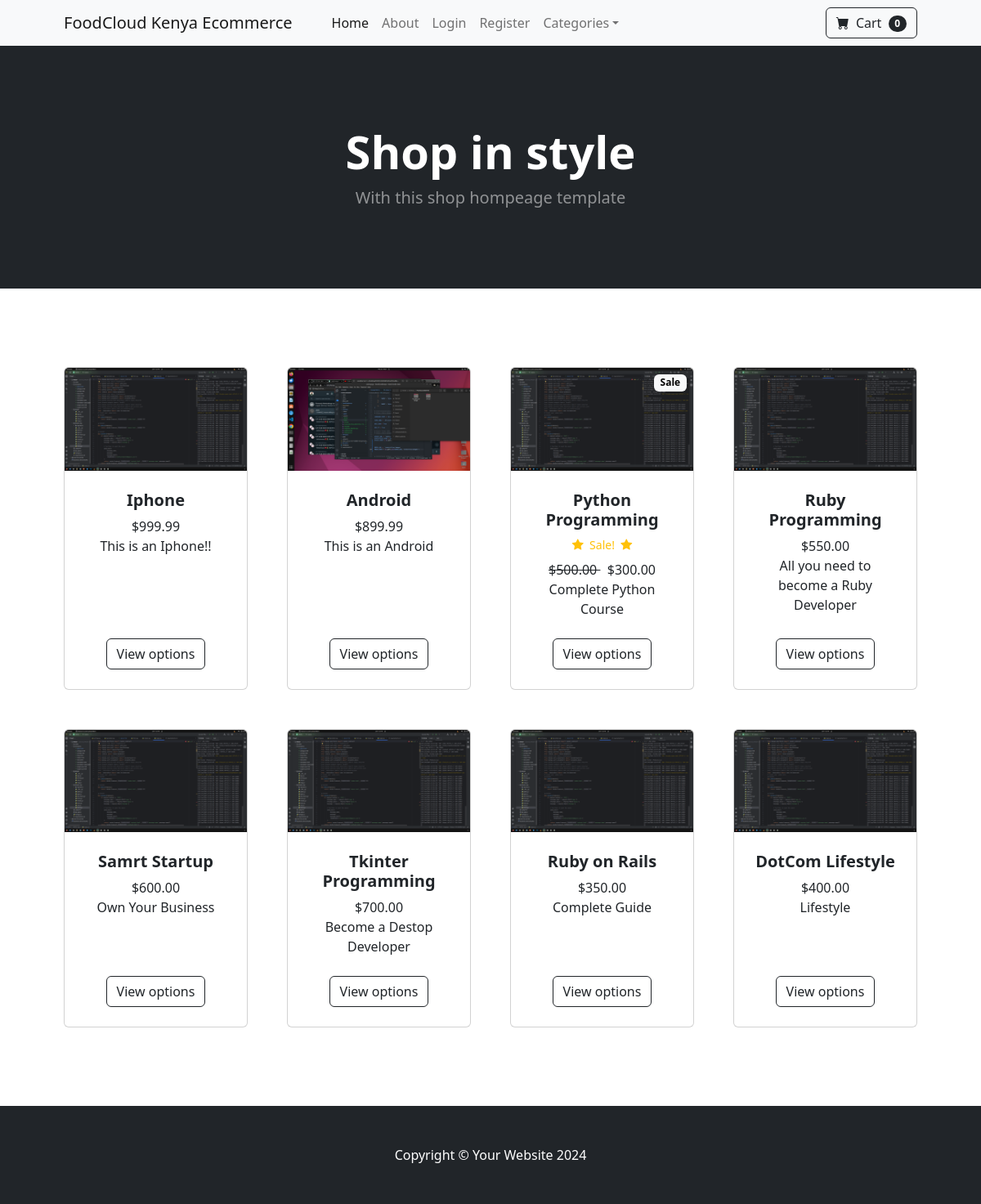
The app's page /, older data.
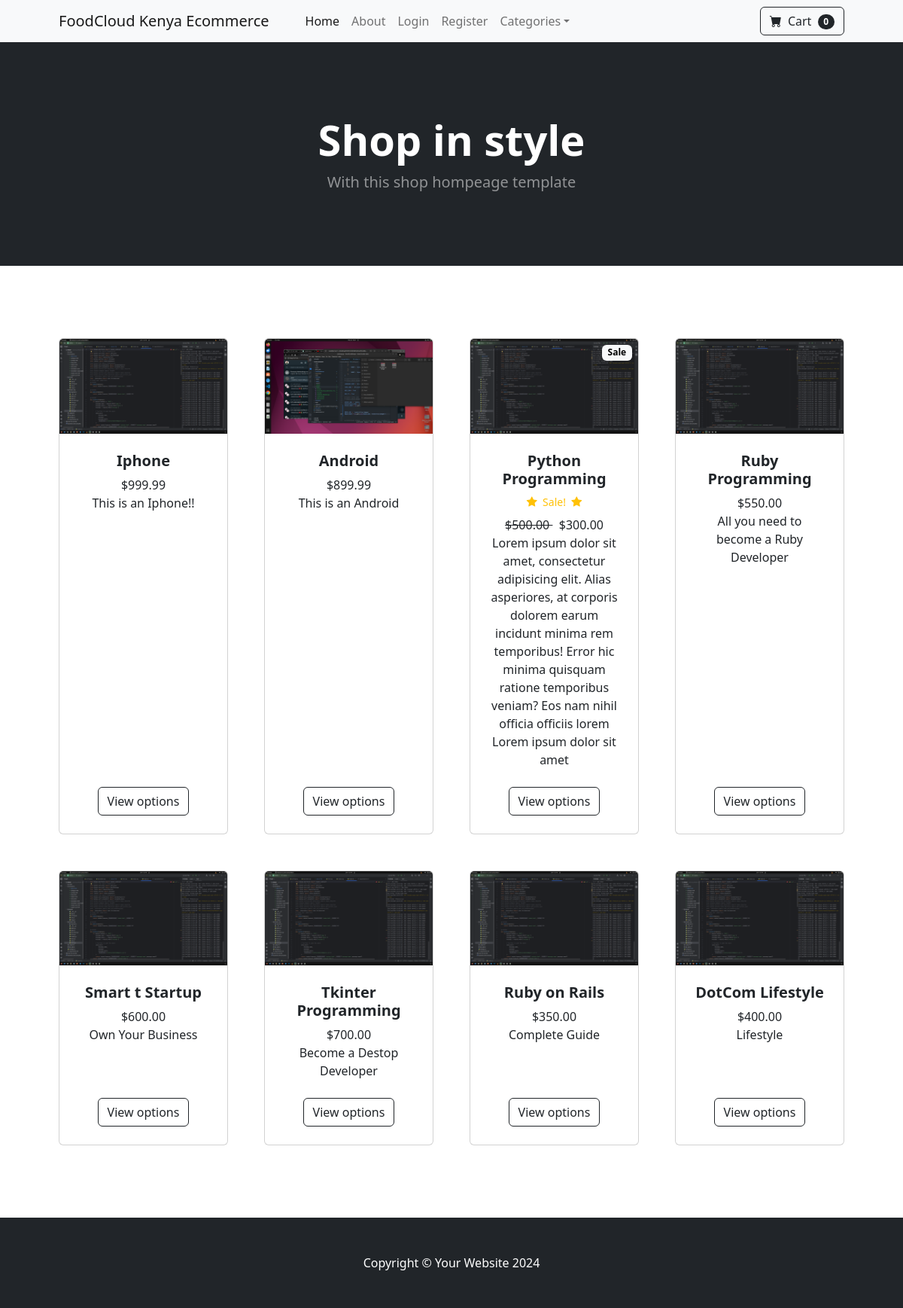
The same page, newer data.
### store/models.py (models this page shows, shortened)
class Product(models.Model):
    name = models.CharField(max_length=100)
    price = models.DecimalField(default=0,decimal_places=2,max_digits=6)
    category = models.ForeignKey(Category,on_delete=models.CASCADE,default=1, max_length=50)
    description = models.CharField(max_length=250,default='',blank=True,null=True)
    image = models.ImageField(upload_to='uploads/products')
    is_sale = models.BooleanField(default=False)
    sale_price = models.DecimalField(default=0,decimal_places=2,max_digits=6)

### store/views.py (the view)
# urls.py: path('', views.index, name='index-url'),
def index(request):
    products = Product.objects.all()
    return render(request, 'index.html', {'products': products})

### cart/context_processors.py (called while the page is built)
def cart(request):
    return {'cart': Cart(request)}

### store/templates/index.html
{% extends 'Base.html' %}
{% block content %}
<header class="bg-dark py-5">
    <div class="container px-4 px-lg-5 my-5">
        <div class="text-center text-white">
            <h1 class="display-4 fw-bolder">Shop in style</h1>
            <p class="lead fw-normal text-white-50 mb-0">With this shop hompeage template</p>
        </div>
    </div>
</header>
<section class="py-5">
    <div class="container px-4 px-lg-5 mt-5">
        <div class="row gx-4 gx-lg-5 row-cols-2 row-cols-md-3 row-cols-xl-4 justify-content-center">
            {% for product in products %}
            {% if product.is_sale %}
            <div class="col mb-5">
                <div class="card h-100">
                    <div class="badge bg-light text-black position-absolute" style="top:0.5rem; right:0.5rem">
                        Sale
                    </div>
                    <img class="card-img-top" src="{{ product.image.url }}" alt="..."/>
                    <div class="card-body p-4">
                        <div class="text-center">
                            <h5 class="fw-bolder">{{ product.name }}</h5>
                            <div class="d-flex justify-content-center small text-warning mb-2 ">
                                <div class="bi-star-fill"></div>
                                &nbsp;&nbsp;Sale!&nbsp;&nbsp;
                                <div class="bi-star-fill"></div>
                            </div>
                            <strike>
                                ${{product.price}}
                            </strike>
                            &nbsp ${{product.sale_price}}
                            <br>
                            {{product.description}}
                        </div>
                    </div>
                    <div class="card-footer p-4 pt-0 border-top-0 bg-transparent">
                        <div class="text-center"><a class="btn btn-outline-dark mt-auto" href="#">View options</a></div>
                    </div>
                </div>
            </div>
            {% else %}
            <div class="col mb-5">
                <div class="card h-100">
                    <img class="card-img-top" src="{{ product.image.url }}" alt="..."/>
                    <div class="card-body p-4">
                        <div class="text-center">
                            <h5 class="fw-bolder">{{ product.name }}</h5>
                            ${{product.price}}
                            <br>
                            {{product.description}}
                        </div>
                    </div>
                    <div class="card-footer p-4 pt-0 border-top-0 bg-transparent">
                        <div class="text-center"><a class="btn btn-outline-dark mt-auto" href="#">View options</a></div>
                    </div>
                </div>
            </div>
            {% endif %}
            {% endfor %}
        </div>
</section>
{% endblock %}

### store/templates/Base.html (shortened to what this page needs)
<!DOCTYPE html>
<html lang="en">
<head>
    {% load static %}
    <link href="https://cdn.jsdelivr.net/npm/bootstrap-icons@1.5.0/font/bootstrap-icons.css" rel="stylesheet"/>
    <link href="{% static 'css/styles.css' %}" rel="stylesheet"/>
</head>
<body>
{% include 'navbar.html' %}
{% block content %}
{% endblock %}
<footer class="py-5 bg-dark">
    <div class="container"><p class="m-0 text-center text-white">Copyright &copy; Your Website 2024</p></div>
</footer>
</body>
</html>

### store/templates/navbar.html (shortened to what this page needs)
<nav class="navbar navbar-expand-lg navbar-light bg-light">
    <div class="container px-4 px-lg-5">
        <a class="navbar-brand" href="{% url 'index-url' %}">FoodCloud Kenya Ecommerce</a>
        <div class="collapse navbar-collapse" id="navbarSupportedContent">
            <ul class="navbar-nav me-auto mb-2 mb-lg-0 ms-lg-4">
                <li class="nav-item"><a class="nav-link active" aria-current="page"
                                        href="{% url 'index-url' %}">Home</a></li>
                <li class="nav-item"><a class="nav-link" href="{% url 'about-url' %}">About</a></li>
                {% if user.is_authenticated %}
                <li class="nav-item"><a class="nav-link" href="{% url 'logout-url' %}">Logout</a></li>
                {% else %}
                <li class="nav-item"><a class="nav-link" href="{% url 'login-url' %}">Login</a></li>
                <li class="nav-item"><a class="nav-link" href="{% url 'register-url' %}">Register</a></li>
                {% endif %}
                <li class="nav-item dropdown">
                    <a class="nav-link dropdown-toggle" id="navbarDropdown" href="#" role="button"
                       data-bs-toggle="dropdown" aria-expanded="false">Categories</a>
                </li>
            </ul>
            <form class="d-flex">
                <a href="{% url 'cart_summary-url' %}" class="btn btn-outline-dark">
                    <i class="bi-cart-fill me-1"></i>
                    Cart
                    <span class="badge bg-dark text-white ms-1 rounded-pill">0</span>
                </a>
            </form>
        </div>
    </div>
</nav>

Row changes from the older to the newer data that the page shows:
changed Product "Python Programming": description "Complete Python Course" → "Lorem ipsum dolor sit amet, consectetur adipisicing elit. Alias asperiores, at corporis dolorem earum incidunt minima rem temporibus! Error hic minima quisquam ratione temporibus veniam? Eos nam nihil officia officiis lorem Lorem ipsum dolor sit amet"
changed Product "Own Your Business": name "Samrt Startup" → "Smart t Startup"
